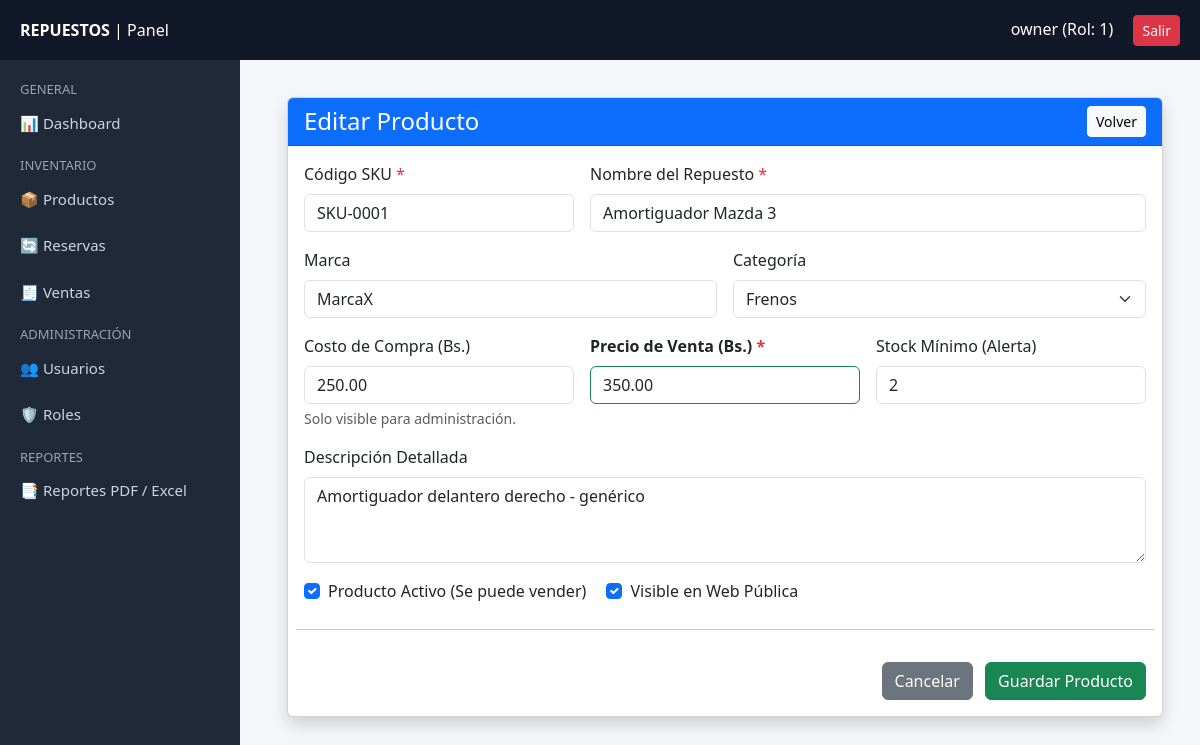
The page /public/productos/edit?id=1 (signed in) on the database its author committed.
### tables this page shows
CREATE TABLE `products` (
  `id` int(11) NOT NULL,
  `sku` varchar(80) NOT NULL,
  `name` varchar(255) NOT NULL,
  `description` text DEFAULT NULL,
  `category_id` int(11) DEFAULT NULL,
  `brand` varchar(100) DEFAULT NULL,
  `cost` decimal(12,2) DEFAULT 0.00,
  `price` decimal(12,2) NOT NULL DEFAULT 0.00,
  `min_stock` int(11) DEFAULT 1,
  `is_active` tinyint(1) DEFAULT 1,
  `visible_public` tinyint(1) DEFAULT 1,
  `created_at` timestamp NOT NULL DEFAULT current_timestamp(),
  `updated_at` timestamp NULL DEFAULT NULL ON UPDATE current_timestamp()
);

CREATE TABLE `categories` (
  `id` int(11) NOT NULL,
  `name` varchar(100) NOT NULL,
  `parent_id` int(11) DEFAULT NULL,
  `created_at` timestamp NOT NULL DEFAULT current_timestamp()
);

### app/controllers/ProductController.php (called while the page is built, shortened)
<?php
require_once __DIR__ . '/../models/Product.php';
class ProductController
{
    public function edit()
    {
        $id = (int)($_GET['id'] ?? 0);
        $p = new Product();
        $product = $p->find($id);
        $categories = $p->getCategories();
        include __DIR__ . '/../../views/products/form.php';
        include __DIR__ . '/../../views/layouts/app.php';
    }
}

### app/models/Product.php (called while the page is built, shortened)
<?php
require_once __DIR__ . '/../config/database.php';
class Product
{
    private $conn;
    public function __construct()
    {
        $db = new Database();
        $this->conn = $db->connect();
    }
    public function find($id)
    {
        $stmt = $this->conn->prepare("SELECT * FROM products WHERE id=:id LIMIT 1");
        $stmt->execute(['id' => $id]);
        return $stmt->fetch(PDO::FETCH_ASSOC);
    }
    public function getCategories()
    {
        $sql = "SELECT id, name FROM categories ORDER BY name ASC";
        $stmt = $this->conn->prepare($sql);
        $stmt->execute();
        return $stmt->fetchAll(PDO::FETCH_ASSOC);
    }
}

### app/config/database.php (called while the page is built, shortened)
<?php
class Database {
    private $host = "localhost";
    private $dbname = "repuestos_db";
    private $username = "root";
    private $password = "";
    public function connect() {
        try {
            $this->conn = new PDO(
                "mysql:host={$this->host};dbname={$this->dbname};charset=utf8",
                $this->username,
                $this->password
            );
            $this->conn->setAttribute(PDO::ATTR_ERRMODE, PDO::ERRMODE_EXCEPTION);
            return $this->conn;
        } catch (PDOException $e) {
            die("❌ Error de conexión: " . $e->getMessage());
        }
    }
}

### views/products/form.php (the view, shortened to what this page needs)
<?php
$isEdit = isset($product) && $product;
$title = $isEdit ? 'Editar Producto' : 'Nuevo Producto';
$action = $isEdit ? '/Repuestos/public/productos/update' : '/Repuestos/public/productos/store';
?>
<br></br>
<div class="container mt-4">
    <div class="card shadow">
        <div class="card-header bg-primary text-white d-flex justify-content-between align-items-center">
            <h4 class="mb-0"><?= $title ?></h4>
            <a href="/Repuestos/public/productos" class="btn btn-light btn-sm">Volver</a>
        </div>
        <div class="card-body">
            <form action="<?= $action ?>" method="POST">
                <div class="row g-3">
                    <div class="col-md-4">
                        <label class="form-label">Código SKU <span class="text-danger">*</span></label>
                        <input type="text" name="sku" class="form-control" required
                               value="<?= $isEdit ? htmlspecialchars($product['sku']) : '' ?>"
                               placeholder="Ej: AMORT-001">
                    </div>
                    <div class="col-md-8">
                        <label class="form-label">Nombre del Repuesto <span class="text-danger">*</span></label>
                        <input type="text" name="name" class="form-control" required
                               value="<?= $isEdit ? htmlspecialchars($product['name']) : '' ?>"
                               placeholder="Ej: Amortiguador Delantero Mazda 3">
                    </div>
                    <div class="col-md-6">
                        <label class="form-label">Marca</label>
                        <input type="text" name="brand" class="form-control"
                               value="<?= $isEdit ? htmlspecialchars($product['brand']) : '' ?>"
                               placeholder="Ej: Toyota, Bosch, Genérico">
                    </div>
                    <div class="col-md-6">
                        <label class="form-label">Categoría</label>
                        <select name="category_id" class="form-select">
                            <?php if (isset($categories) && !empty($categories)): ?>
                                <?php foreach ($categories as $cat): ?>
                                    <option value="<?= $cat['id'] ?>"
                                        <?= ($isEdit && $product['category_id'] == $cat['id']) ? 'selected' : '' ?>>
                                        <?= htmlspecialchars($cat['name']) ?>
                                    </option>
                                <?php endforeach; ?>
                            <?php endif; ?>
                        </select>
                    </div>
                    <div class="col-md-4">
                        <label class="form-label">Costo de Compra (Bs.)</label>
                        <input type="number" step="0.01" name="cost" class="form-control"
                               value="<?= $isEdit ? $product['cost'] : '0.00' ?>">
                        <div class="form-text">Solo visible para administración.</div>
                    </div>
                    <div class="col-md-4">
                        <label class="form-label fw-bold">Precio de Venta (Bs.) <span class="text-danger">*</span></label>
                        <input type="number" step="0.01" name="price" class="form-control border-success" required
                               value="<?= $isEdit ? $product['price'] : '0.00' ?>">
                    </div>
                    <div class="col-md-4">
                        <label class="form-label">Stock Mínimo (Alerta)</label>
                        <input type="number" name="min_stock" class="form-control"
                               value="<?= $isEdit ? $product['min_stock'] : '2' ?>">
                    </div>
                    <div class="col-12">
                        <label class="form-label">Descripción Detallada</label>
                        <textarea name="description" class="form-control" rows="3"><?= $isEdit ? htmlspecialchars($product['description']) : '' ?></textarea>
                    </div>
                    <div class="col-12">
                        <div class="form-check form-check-inline">
                            <input type="checkbox" class="form-check-input" name="is_active" id="active" value="1"
                                   <?= (!$isEdit || $product['is_active']) ? 'checked' : '' ?>>
                            <label class="form-check-label" for="active">Producto Activo (Se puede vender)</label>
                        </div>
                        <div class="form-check form-check-inline">
                            <input type="checkbox" class="form-check-input" name="visible_public" id="public" value="1"
                                   <?= ($isEdit && $product['visible_public']) ? 'checked' : '' ?>>
                            <label class="form-check-label" for="public">Visible en Web Pública</label>
                        </div>
                    </div>
                    <hr class="mt-4">
                    <div class="col-12 text-end">
                        <a href="/Repuestos/public/productos" class="btn btn-secondary me-2">Cancelar</a>
                        <button type="submit" class="btn btn-success">
                            Guardar Producto
                        </button>
                    </div>
                </div>
            </form>
        </div>
    </div>
</div>

### views/layouts/app.php (style rules this page uses)
body { background: #f5f6fa; }

### rows shown on the page
products: sku "SKU-0001", name "Amortiguador Mazda 3", brand "MarcaX", category_id "Frenos", cost "250.00", price "350.00", min_stock "2", description "Amortiguador delantero derecho - genérico", is_active "☑", visible_public "☑"

### other values the page prints
$_SESSION["username"] "owner"
$_SESSION["role"] "1"
$title "Editar Producto"
